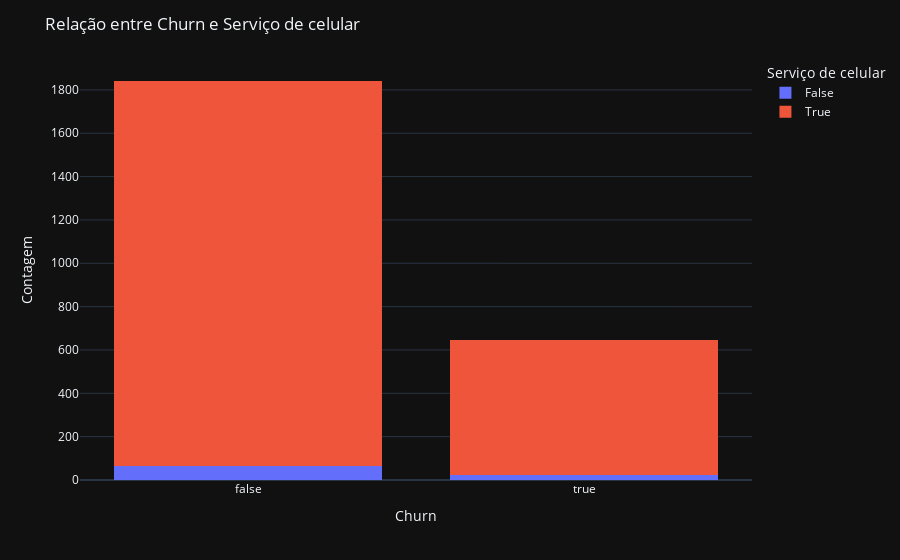
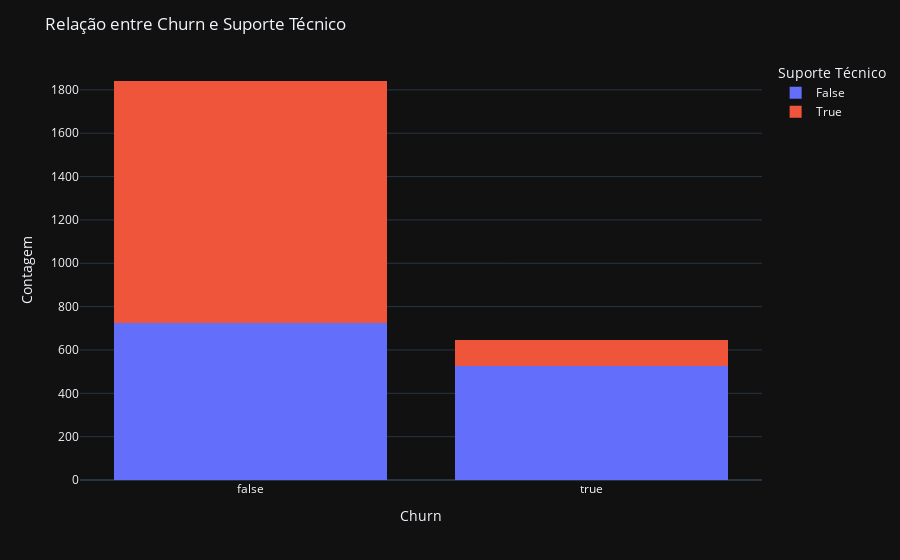
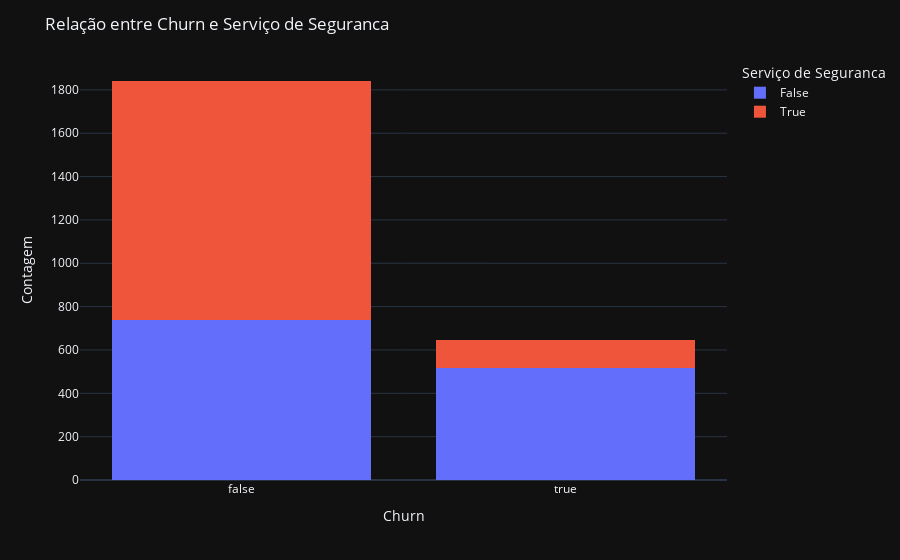
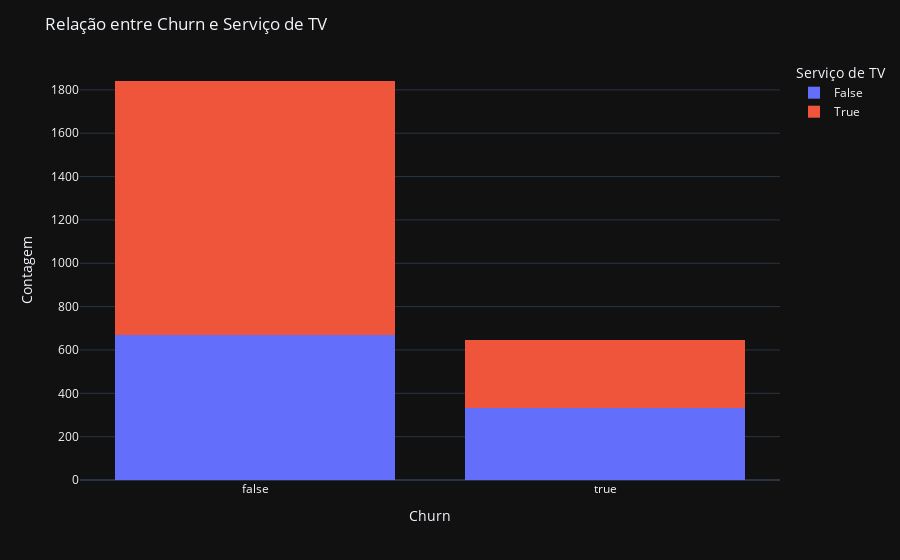

The notebook cell these images were saved under, in order:
### Markdown cell above
### ANÁLISE EM RELAÇÃO AOS SERVIÇOS PRESTADOS

### Code cell
fig5 = px.histogram(df, x='Churn', color='Servico_Celular', barmode='stack')
fig5.update_layout(title='Relação entre Churn e Serviço de celular', xaxis_title='Churn', yaxis_title='Contagem', legend_title='Serviço de celular')

fig6 = px.histogram(df, x='Churn', color='Suporte_Tecnico', barmode='stack')
fig6.update_layout(title='Relação entre Churn e Suporte Técnico', xaxis_title='Churn', yaxis_title='Contagem', legend_title='Suporte Técnico')

fig7 = px.histogram(df, x='Churn', color='Servico_Seguranca', barmode='stack')
fig7.update_layout(title='Relação entre Churn e Serviço de Seguranca', xaxis_title='Churn', yaxis_title='Contagem', legend_title='Serviço de Seguranca')

fig8 = px.histogram(df, x='Churn', color='Servico_TV', barmode='stack')
fig8.update_layout(title='Relação entre Churn e Serviço de TV', xaxis_title='Churn', yaxis_title='Contagem', legend_title='Serviço de TV')

fig5.show()
fig6.show()
fig7.show()
fig8.show()

### Figure 1 — Plotly figure (JSON) as saved in the notebook; plotly's stock layout.template omitted (floating-point values rounded to 4 significant figures; data arrays with more than 128 entries replaced by an {"elided": "..."} marker saying what was removed)
{"data": [{"alignmentgroup": "True", "bingroup": "x", "hovertemplate": "Servico_Celular=False<br>Churn=%{x}<br>count=%{y}<extra></extra>", "legendgroup": "False", "marker": {"color": "#636efa", "pattern": {"shape": ""}}, "name": "False", "offsetgroup": "False", "orientation": "v", "showlegend": true, "x": [false, false, true, true, false, false, false, false, false, false, false, false, false, true, true, false, false, false, true, false, false, true, false, false, false, false, false, true, false, true, true, false, false, false, false, false, false, false, true, false, false, true, false, true, false, false, false, false, true, false, false, false, true, true, false, false, false, false, false, false, false, true, true, false, false, false, false, false, false, false, false, false, false, false, true, false, false, false, false, false, true, true, false, true, true, true], "xaxis": "x", "yaxis": "y", "type": "histogram"}, {"alignmentgroup": "True", "bingroup": "x", "hovertemplate": "Servico_Celular=True<br>Churn=%{x}<br>count=%{y}<extra></extra>", "legendgroup": "True", "marker": {"color": "#EF553B", "pattern": {"shape": ""}}, "name": "True", "offsetgroup": "True", "orientation": "v", "showlegend": true, "x": {"elided": "2402 bool values"}, "xaxis": "x", "yaxis": "y", "type": "histogram"}], "layout": {"xaxis": {"anchor": "y", "domain": [0.0, 1.0], "title": {"text": "Churn"}}, "yaxis": {"anchor": "x", "domain": [0.0, 1.0], "title": {"text": "Contagem"}}, "legend": {"title": {"text": "Serviço de celular"}, "tracegroupgap": 0}, "margin": {"t": 60}, "barmode": "stack", "title": {"text": "Relação entre Churn e Serviço de celular"}}}

### Figure 2 — Plotly figure (JSON) as saved in the notebook; plotly's stock layout.template omitted (floating-point values rounded to 4 significant figures; data arrays with more than 128 entries replaced by an {"elided": "..."} marker saying what was removed)
{"data": [{"alignmentgroup": "True", "bingroup": "x", "hovertemplate": "Suporte_Tecnico=False<br>Churn=%{x}<br>count=%{y}<extra></extra>", "legendgroup": "False", "marker": {"color": "#636efa", "pattern": {"shape": ""}}, "name": "False", "offsetgroup": "False", "orientation": "v", "showlegend": true, "x": {"elided": "1250 bool values"}, "xaxis": "x", "yaxis": "y", "type": "histogram"}, {"alignmentgroup": "True", "bingroup": "x", "hovertemplate": "Suporte_Tecnico=True<br>Churn=%{x}<br>count=%{y}<extra></extra>", "legendgroup": "True", "marker": {"color": "#EF553B", "pattern": {"shape": ""}}, "name": "True", "offsetgroup": "True", "orientation": "v", "showlegend": true, "x": {"elided": "1238 bool values"}, "xaxis": "x", "yaxis": "y", "type": "histogram"}], "layout": {"xaxis": {"anchor": "y", "domain": [0.0, 1.0], "title": {"text": "Churn"}}, "yaxis": {"anchor": "x", "domain": [0.0, 1.0], "title": {"text": "Contagem"}}, "legend": {"title": {"text": "Suporte Técnico"}, "tracegroupgap": 0}, "margin": {"t": 60}, "barmode": "stack", "title": {"text": "Relação entre Churn e Suporte Técnico"}}}

### Figure 3 — Plotly figure (JSON) as saved in the notebook; plotly's stock layout.template omitted (floating-point values rounded to 4 significant figures; data arrays with more than 128 entries replaced by an {"elided": "..."} marker saying what was removed)
{"data": [{"alignmentgroup": "True", "bingroup": "x", "hovertemplate": "Servico_Seguranca=False<br>Churn=%{x}<br>count=%{y}<extra></extra>", "legendgroup": "False", "marker": {"color": "#636efa", "pattern": {"shape": ""}}, "name": "False", "offsetgroup": "False", "orientation": "v", "showlegend": true, "x": {"elided": "1254 bool values"}, "xaxis": "x", "yaxis": "y", "type": "histogram"}, {"alignmentgroup": "True", "bingroup": "x", "hovertemplate": "Servico_Seguranca=True<br>Churn=%{x}<br>count=%{y}<extra></extra>", "legendgroup": "True", "marker": {"color": "#EF553B", "pattern": {"shape": ""}}, "name": "True", "offsetgroup": "True", "orientation": "v", "showlegend": true, "x": {"elided": "1234 bool values"}, "xaxis": "x", "yaxis": "y", "type": "histogram"}], "layout": {"xaxis": {"anchor": "y", "domain": [0.0, 1.0], "title": {"text": "Churn"}}, "yaxis": {"anchor": "x", "domain": [0.0, 1.0], "title": {"text": "Contagem"}}, "legend": {"title": {"text": "Serviço de Seguranca"}, "tracegroupgap": 0}, "margin": {"t": 60}, "barmode": "stack", "title": {"text": "Relação entre Churn e Serviço de Seguranca"}}}

### Figure 4 — Plotly figure (JSON) as saved in the notebook; plotly's stock layout.template omitted (floating-point values rounded to 4 significant figures; data arrays with more than 128 entries replaced by an {"elided": "..."} marker saying what was removed)
{"data": [{"alignmentgroup": "True", "bingroup": "x", "hovertemplate": "Servico_TV=False<br>Churn=%{x}<br>count=%{y}<extra></extra>", "legendgroup": "False", "marker": {"color": "#636efa", "pattern": {"shape": ""}}, "name": "False", "offsetgroup": "False", "orientation": "v", "showlegend": true, "x": {"elided": "1001 bool values"}, "xaxis": "x", "yaxis": "y", "type": "histogram"}, {"alignmentgroup": "True", "bingroup": "x", "hovertemplate": "Servico_TV=True<br>Churn=%{x}<br>count=%{y}<extra></extra>", "legendgroup": "True", "marker": {"color": "#EF553B", "pattern": {"shape": ""}}, "name": "True", "offsetgroup": "True", "orientation": "v", "showlegend": true, "x": {"elided": "1487 bool values"}, "xaxis": "x", "yaxis": "y", "type": "histogram"}], "layout": {"xaxis": {"anchor": "y", "domain": [0.0, 1.0], "title": {"text": "Churn"}}, "yaxis": {"anchor": "x", "domain": [0.0, 1.0], "title": {"text": "Contagem"}}, "legend": {"title": {"text": "Serviço de TV"}, "tracegroupgap": 0}, "margin": {"t": 60}, "barmode": "stack", "title": {"text": "Relação entre Churn e Serviço de TV"}}}
